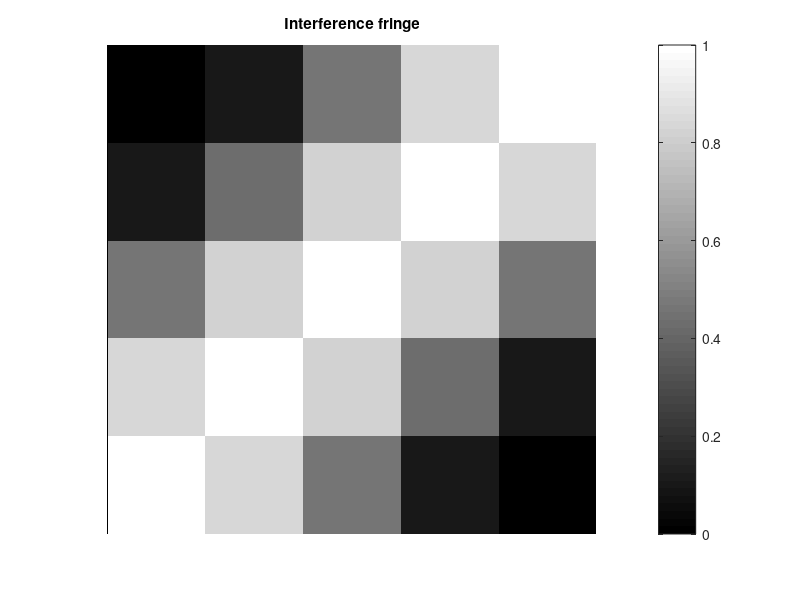
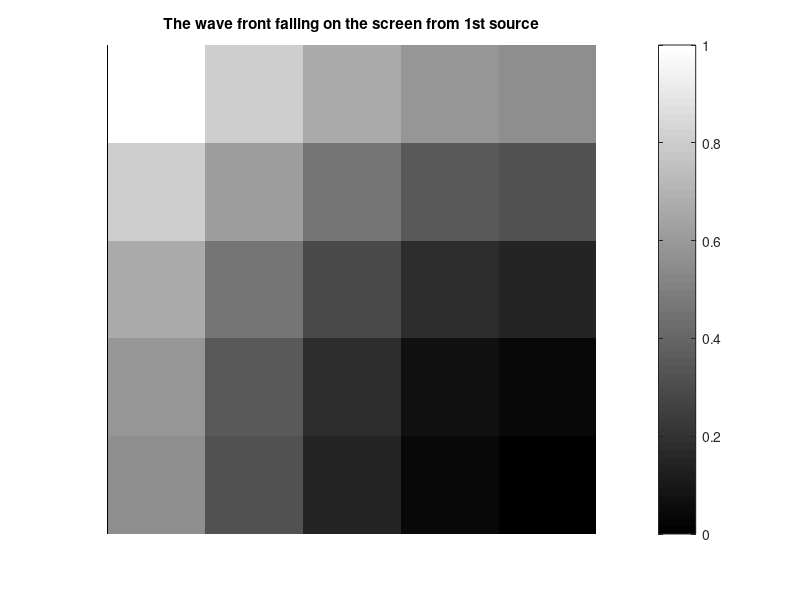
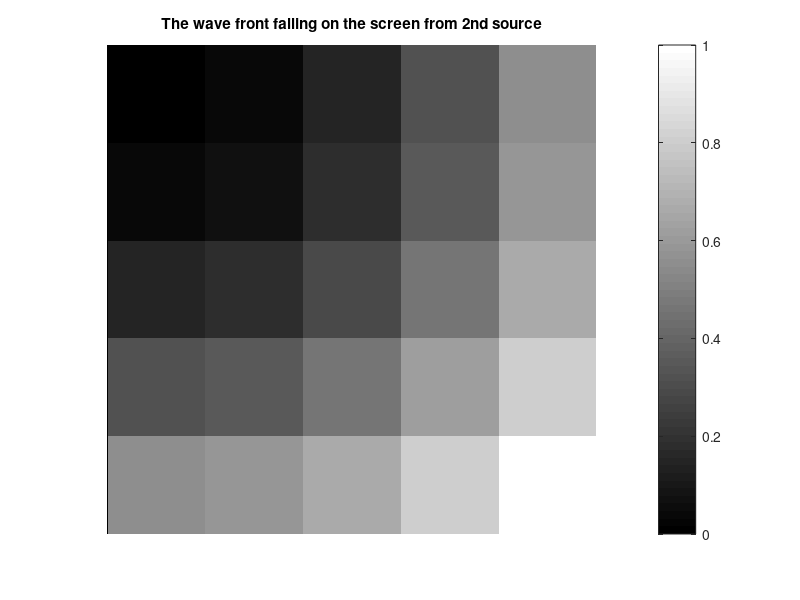
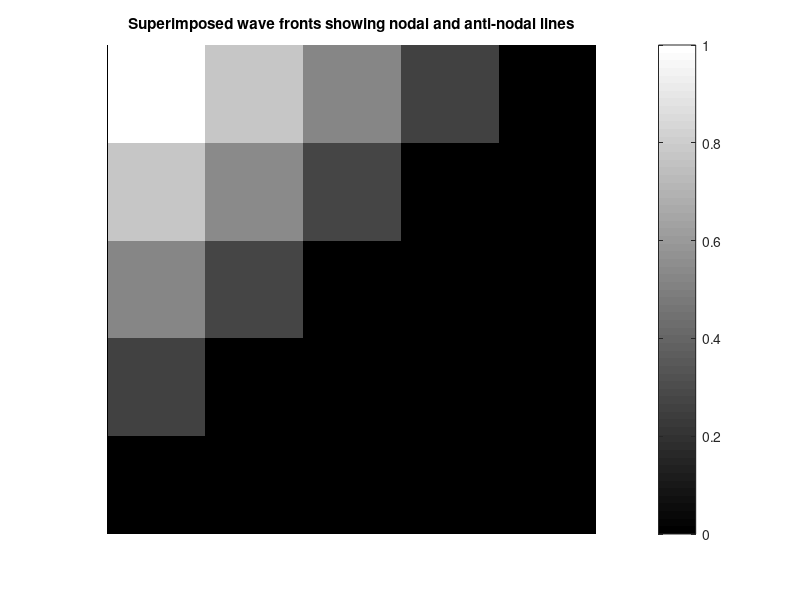

MATLAB code for these plots, in order:
clear; 
close all; 
clc;

disp('To set the default values press Enter.');

D=input('Distance of sources from the screen in m(Default val 10m):');
if isempty(D)
    D = 10;
end

Lam=input('Wavelength of the light in m(Default value 570*10^-3 m):');
if isempty(Lam)
    Lam = 570*10^-3;
end

row=input('Number of rows on the square screen (Default value 555):');
if isempty(row)
    row = 555;
end
col = row;

s=input('Length of the screen in m (Default val sqrt(600*D*Lam)m):');
if isempty(s)
    s=sqrt(600*D*Lam);
end
unit = s/row;                     % distance between succesive pixels.

rm=input('Row co-ord of projectn of source1 (Default ceil(row/2)):');
if isempty(rm)
    rm = ceil(row/2); 
end

cm=input('Col coord of projectn of source1(Default ceil(col/2)-80):');
if isempty(cm)
    cm = ceil(col/2)-80; 
end
for r = 1:row
    for c = 1:col
        d1 = sqrt(((rm-r)^2 + (cm-c)^2))*unit;

   % distance from the 1st source
        effD1 = sqrt(d1^2 + D^2) ; 

   % phases of the wavefront from the 1st source
        phase1 = (2*pi/Lam) * effD1;  

   % keeping the phases between 0 to 2*pi   
   phi1(r,c) = mod(phase1,2*pi);
    end
end

phi_temp = flipud(phi1);
phi2 = fliplr(phi_temp);     % phases of wavefront from the 2nd source
I = (cos((phi1-phi2)/2)).^2;               % calculating the intensity

figure;
imshow(I);
title('Interference fringe');
colormap(autumn); colorbar;

figure;
imshow(phi1/max(max(phi1)));
title('The wave front falling on the screen from 1st source');
colormap(autumn); colorbar;

figure;
imshow(phi2/max(max(phi2)));
title('The wave front falling on the screen from 2nd source');
colormap(cool); colorbar;

figure;
del_ph=phi1-phi2;
imshow(del_ph/max(max(del_ph)));
title('Superimposed wave fronts showing nodal and anti-nodal lines');
colormap(cool); colorbar;
